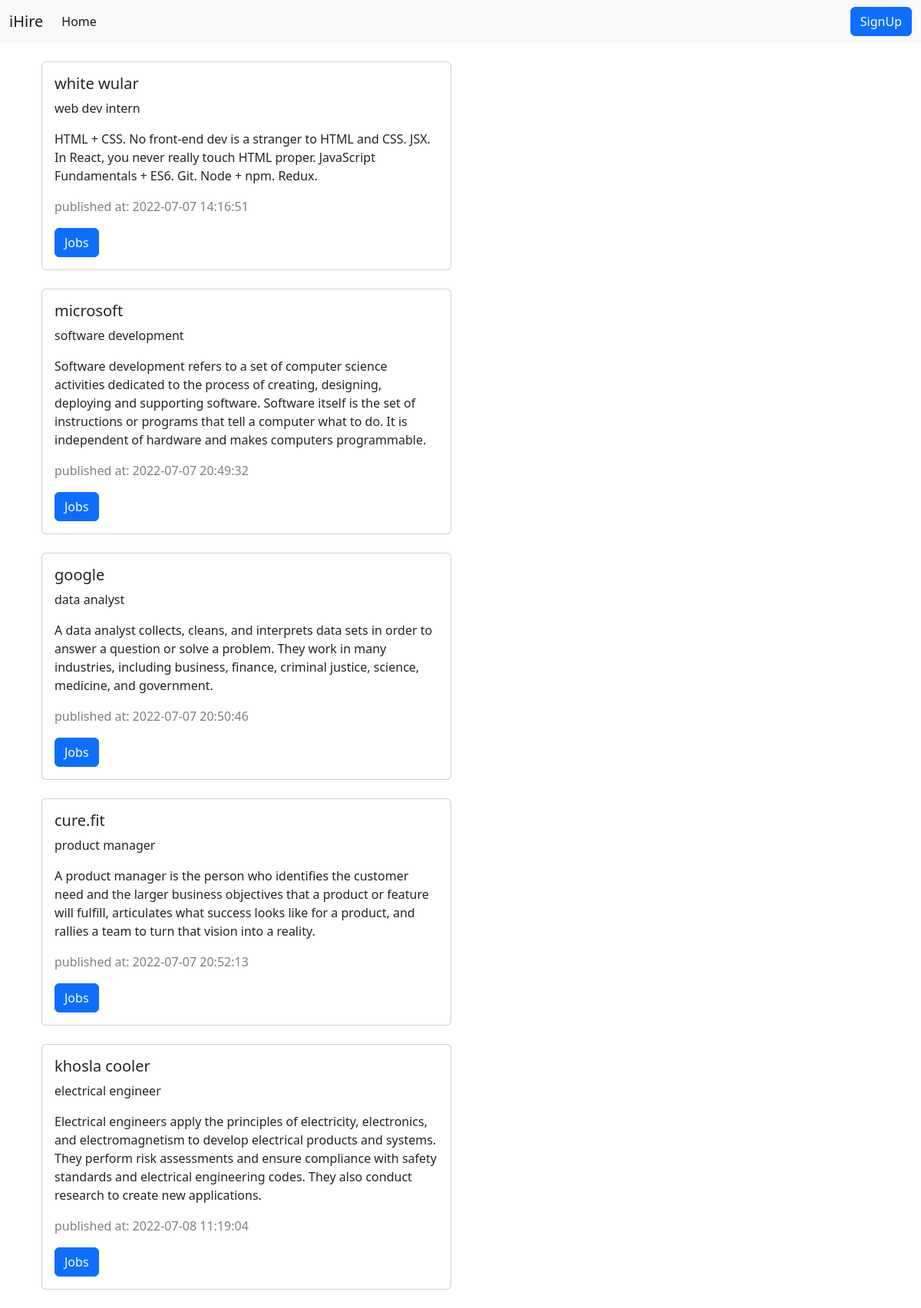
The app's page /brands.php with its own data.
### tables this page shows
CREATE TABLE `brands` (
  `brand_id` int(8) NOT NULL,
  `brand_name` varchar(255) NOT NULL,
  `brand_title` varchar(255) NOT NULL,
  `brand_description` text NOT NULL,
  `brand_by` int(8) NOT NULL,
  `timestamp` datetime NOT NULL DEFAULT current_timestamp()
);

### brands.php (the view, shortened to what this page needs)
<!DOCTYPE html>
<html lang="en">
<head>
    <link href="https://cdn.jsdelivr.net/npm/bootstrap@5.2.0-beta1/dist/css/bootstrap.min.css" rel="stylesheet">
</head>
<body>
    <?php
    include './partials/_dbconnect.php';
    include './partials/_header.php';
    $sql = "SELECT * FROM `brands`";
    $result = mysqli_query($conn, $sql);
    echo '<div class="container">';
    while ($row = mysqli_fetch_assoc($result)){
        echo '<div class="row my-4 mx-auto">
        <div class="col-sm-6">
          <div class="card">
            <div class="card-body">
              <h5 class="card-title">'. $row['brand_name'] .'</h5>
              <p class="card-text">'. $row['brand_title'] .'</p>
              <p>'. $row['brand_description'] .'</p>
              <p style="color:grey">published at: '. $row['timestamp'] .'</p>
              <a href="brand.php?brand_id='.$row['brand_id'] .'" class="btn btn-primary">Jobs</a>
            </div>
          </div>
        </div>
      </div>';
    }
    echo '</div>';
    ?>
</body>
</html>

### records on screen
brands: brand_name "white wular", brand_title "web dev intern", brand_description "HTML + CSS. No front-end dev is a stranger to HTML and CSS. JSX. In React, you never really touch HTML proper. JavaScript Fundamentals + ES6. Git. Node + npm. Redux.", timestamp "2022-07-07 14:16:51"
brands: brand_name "microsoft", brand_title "software development", brand_description "Software development refers to a set of computer science activities dedicated to the process of creating, designing, deploying and supporting software. Software itself is the set of instructions or programs that tell a computer what to do. It is independent of hardware and makes computers programmable.", timestamp "2022-07-07 20:49:32"
brands: brand_name "google", brand_title "data analyst", brand_description "A data analyst collects, cleans, and interprets data sets in order to answer a question or solve a problem. They work in many industries, including business, finance, criminal justice, science, medicine, and government.", timestamp "2022-07-07 20:50:46"
brands: brand_name "cure.fit", brand_title "product manager", brand_description "A product manager is the person who identifies the customer need and the larger business objectives that a product or feature will fulfill, articulates what success looks like for a product, and rallies a team to turn that vision into a reality.", timestamp "2022-07-07 20:52:13"
brands: brand_name "khosla cooler", brand_title "electrical engineer", brand_description "Electrical engineers apply the principles of electricity, electronics, and electromagnetism to develop electrical products and systems. They perform risk assessments and ensure compliance with safety standards and electrical engineering codes. They also conduct research to create new applications.", timestamp "2022-07-08 11:19:04"
